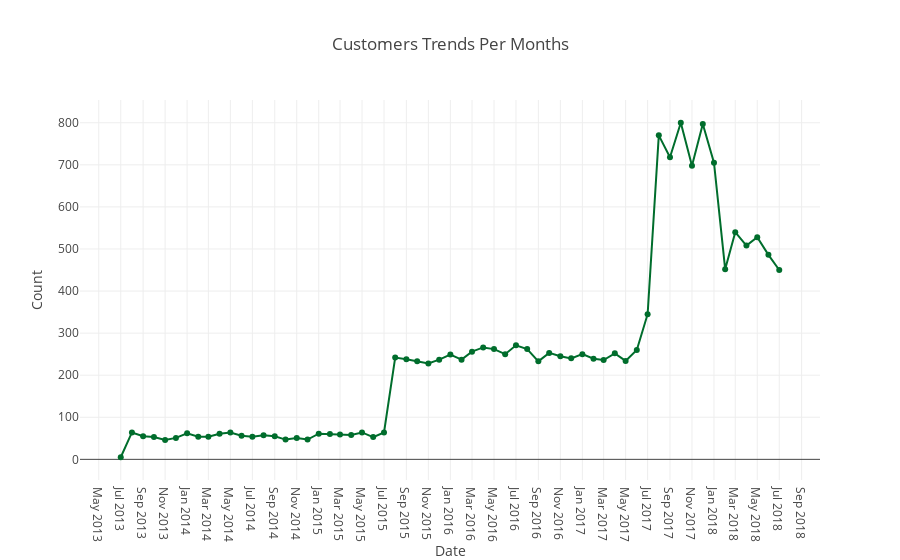

Notebook code for this chart:
### Markdown cell above
###### Graph Reflection: 
This graph shows box plot of Income with respect to Gender, Females have higher income distrubtion.

### Code cell
# plot customer membership based on month and year: 
customers_data_month = profile.groupby('became_member_on')['month'].count().reset_index()
customers_data_month = customers_data_month.set_index('became_member_on')
customers_data_month = customers_data_month['month'].resample('MS').sum()

trace_4 = go.Scatter(x=customers_data_month.index, 
                     y=customers_data_month, 
                     name='Total', 
                     mode='lines+markers',
                    marker=dict(
                    color=bupu[7]))

layout = go.Layout(title="Customers Trends Per Months", 
                        barmode='overlay', 
                        xaxis = dict(ticks='', nticks=60, 
                                    title=go.layout.xaxis.Title(
                                    text='Date')),
                        yaxis = dict(title=go.layout.yaxis.Title(
                                    text='Count')))


fig = go.Figure(data=[trace_4], layout=layout)

plotly.offline.iplot(fig)

#py.iplot(fig, filename='Customers_Trends_Per_Months')

### Figure 1 — Plotly figure (JSON) as saved in the notebook; plotly's stock layout.template omitted (floating-point values rounded to 4 significant figures)
{"data": [{"marker": {"color": "rgb(0,109,44)"}, "mode": "lines+markers", "name": "Total", "type": "scatter", "uid": "6fc9eb75-3b79-46a1-8a79-fa36d0f83736", "x": ["2013-07-01", "2013-08-01", "2013-09-01", "2013-10-01", "2013-11-01", "2013-12-01", "2014-01-01", "2014-02-01", "2014-03-01", "2014-04-01", "2014-05-01", "2014-06-01", "2014-07-01", "2014-08-01", "2014-09-01", "2014-10-01", "2014-11-01", "2014-12-01", "2015-01-01", "2015-02-01", "2015-03-01", "2015-04-01", "2015-05-01", "2015-06-01", "2015-07-01", "2015-08-01", "2015-09-01", "2015-10-01", "2015-11-01", "2015-12-01", "2016-01-01", "2016-02-01", "2016-03-01", "2016-04-01", "2016-05-01", "2016-06-01", "2016-07-01", "2016-08-01", "2016-09-01", "2016-10-01", "2016-11-01", "2016-12-01", "2017-01-01", "2017-02-01", "2017-03-01", "2017-04-01", "2017-05-01", "2017-06-01", "2017-07-01", "2017-08-01", "2017-09-01", "2017-10-01", "2017-11-01", "2017-12-01", "2018-01-01", "2018-02-01", "2018-03-01", "2018-04-01", "2018-05-01", "2018-06-01", "2018-07-01"], "y": [5, 64, 55, 53, 46, 51, 62, 54, 54, 61, 64, 56, 54, 57, 55, 47, 51, 47, 61, 60, 59, 58, 64, 53, 64, 242, 238, 233, 228, 237, 249, 237, 256, 266, 262, 250, 271, 262, 233, 253, 245, 240, 250, 239, 236, 252, 234, 260, 345, 770, 718, 800, 698, 797, 705, 452, 540, 508, 528, 486, 450]}], "layout": {"barmode": "overlay", "title": {"text": "Customers Trends Per Months"}, "xaxis": {"nticks": 60, "ticks": "", "title": {"text": "Date"}}, "yaxis": {"title": {"text": "Count"}}}}
